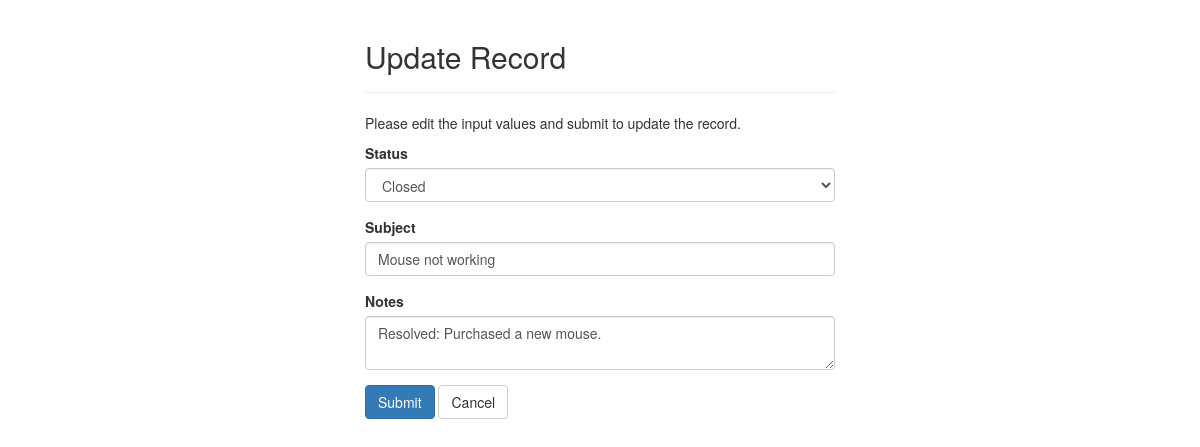
The page /Q2/update.php?id=3 on the database its author committed.
### tables this page shows
CREATE TABLE `tickets` (
  `id` int(5) NOT NULL AUTO_INCREMENT,
  `status` varchar(255) NOT NULL,
  `user_id` int(5) NOT NULL,
  `subject` varchar(45) NOT NULL,
  `notes` varchar(255) DEFAULT NULL,
  `create_date` datetime NOT NULL DEFAULT CURRENT_TIMESTAMP,
  PRIMARY KEY (`id`),
  KEY `user_id` (`user_id`),
  CONSTRAINT `tickets_ibfk_1` FOREIGN KEY (`user_id`) REFERENCES `users` (`id`)
);

### Q2/update.php (the view, shortened to what this page needs)
<?php
require_once "config.php";
$status = $subject = $notes = $userid = "";
$status_err = $subject_err = $notes_err = "";
if(isset($_POST["id"]) && !empty($_POST["id"])){
    $id = $_POST["id"];
   $input_status = trim($_POST["status"]);
   if(empty($input_status)){
       $status_err = "Please choose a status.";
   } else{
       $status = $input_status;
   }
   $input_subject = trim($_POST["subject"]);
   if(empty($input_subject)){
       $subject_err = "Please enter an subject.";
   } else{
       $subject = $input_subject;
   }
   $input_notes = trim($_POST["notes"]);
   if(empty($input_notes)){
       $notes_err = "Please enter notes.";
   } else{
       $notes = $input_notes;
   }
    if(empty($status_err) && empty($subject_err) && empty($notes_err)){
        $sql = "UPDATE tickets SET status=?, subject=?, notes=?, create_date=? WHERE id=?";
        if($stmt = mysqli_prepare($link, $sql)){
            mysqli_stmt_bind_param($stmt, "ssssi", $param_status, $param_subject, $param_notes, $param_create_date, $param_id);
            date_default_timezone_set('America/Toronto');
            $param_status = $status;
            $param_subject = $subject;
            $param_notes = $notes;
            $param_create_date = date('Y-m-d H:i:s');
            $param_id = $id;
            if(mysqli_stmt_execute($stmt)){
                header("location: tickets.php");
                exit();
            } else{
                echo "Something went wrong. Please try again later.";
            }
        }
        mysqli_stmt_close($stmt);
    }
    mysqli_close($link);
} else{
    if(isset($_GET["id"]) && !empty(trim($_GET["id"]))){
        $sql = "SELECT * FROM tickets WHERE id = ?";
        if($stmt = mysqli_prepare($link, $sql)){
            mysqli_stmt_bind_param($stmt, "i", $param_id);
            if(mysqli_stmt_execute($stmt)){
                $result = mysqli_stmt_get_result($stmt);
                if(mysqli_num_rows($result) == 1){
                    $row = mysqli_fetch_array($result, MYSQLI_ASSOC);
                    $status = $row["status"];
                    $subject = $row["subject"];
                    $notes = $row["notes"];
                } else{
                    header("location: error.php");
                    exit();
                }
            } else{
                echo "Oops! Something went wrong. Please try again later.";
            }
        }
    }  else{
        header("location: error.php");
        exit();
    }
}
?>
<!DOCTYPE html>
<html lang="en">
<head>
    <link rel="stylesheet" href="https://maxcdn.bootstrapcdn.com/bootstrap/3.3.7/css/bootstrap.css">
</head>
<body>
    <div class="wrapper">
        <div class="container-fluid">
            <div class="row">
                <div class="col-md-12">
                    <div class="page-header">
                        <h2>Update Record</h2>
                    </div>
                    <p>Please edit the input values and submit to update the record.</p>
                    <form action="<?php echo htmlspecialchars(basename($_SERVER['REQUEST_URI'])); ?>" method="post">
                        <div class="form-group <?php echo (!empty($status_err)) ? 'has-error' : ''; ?>">
                            <label>Status</label>
                            <select name="status" class="form-control" value="<?php echo $status; ?>">
                                <option <?php echo ($status == 'Closed')?"selected":"" ?> >Closed</option>
                            </select>
                        </div>
                        <div class="form-group <?php echo (!empty($subject_err)) ? 'has-error' : ''; ?>">
                            <label>Subject</label>
                            <input type="text" name="subject" class="form-control" value="<?php echo $subject; ?>">
                        </div>
                        <div class="form-group <?php echo (!empty($notes_err)) ? 'has-error' : ''; ?>">
                            <label>Notes</label>
                            <textarea name="notes" class="form-control"><?php echo $notes; ?></textarea>
                        </div>
                        <input type="submit" class="btn btn-primary" value="Submit">
                        <a href="tickets.php" class="btn btn-default">Cancel</a>
                    </form>
                </div>
            </div>
        </div>
    </div>
</body>
</html>

### Q2/update.php (style rules this page uses)
.wrapper { width: 500px; margin: 0 auto; }

### rows shown on the page
tickets: status "Closed", subject "Mouse not working", notes "Resolved: Purchased a new mouse."
